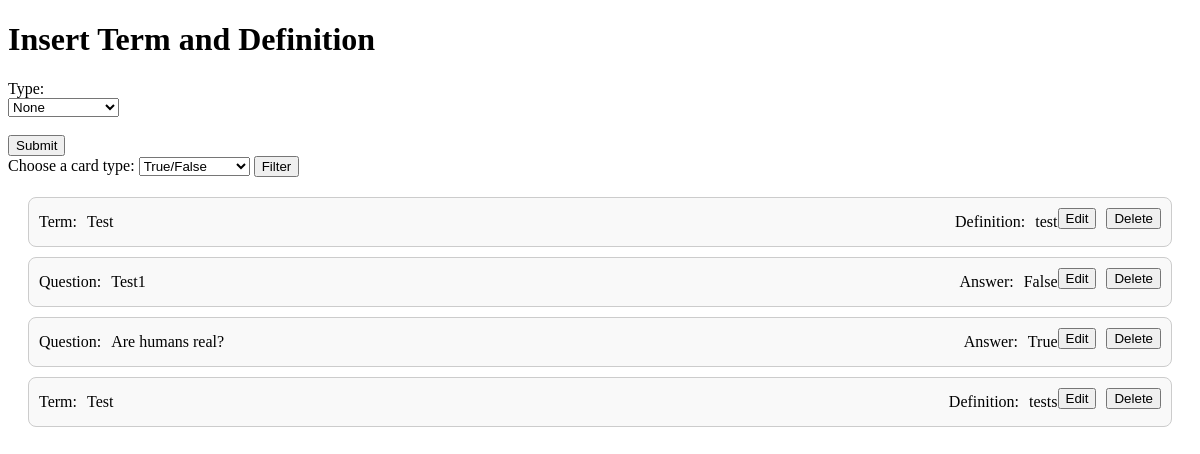
Before: / with the older database file.
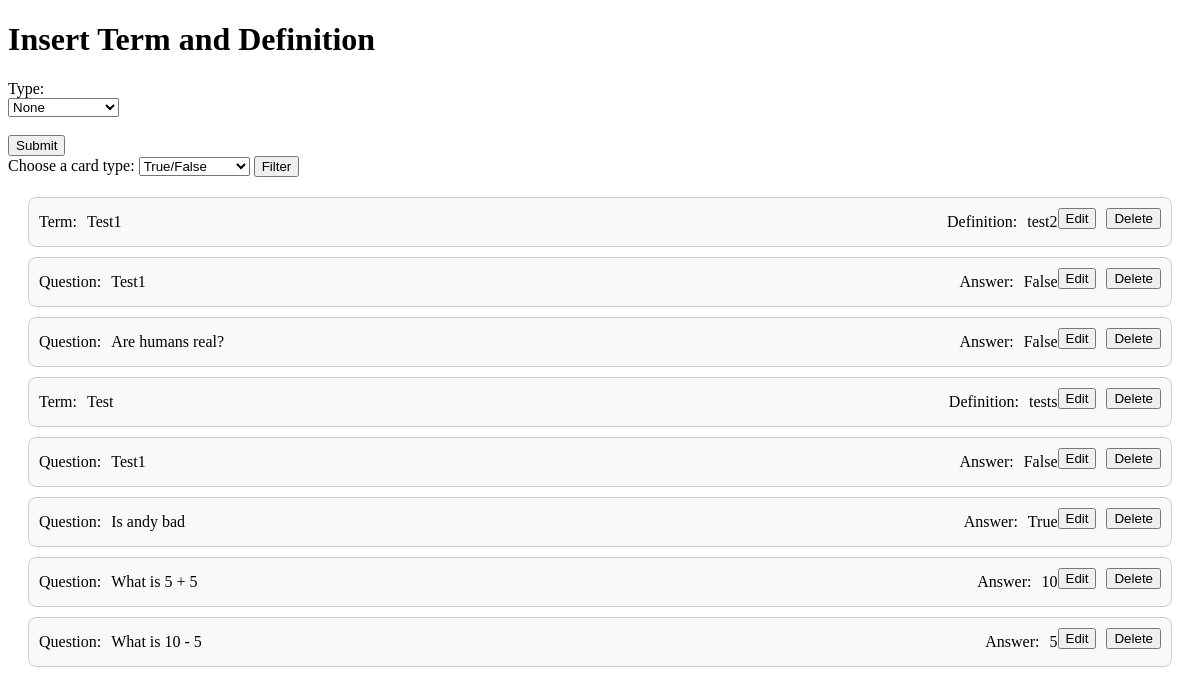
After: the same page with the newer database file.
### tables this page shows
CREATE TABLE Terms (
    id INTEGER PRIMARY KEY AUTOINCREMENT,
    type TEXT NOT NULL,
    question TEXT,
    answer TEXT,
    term TEXT,
    definition TEXT,
    tag TEXT NOT NULL
);

### app.py (the view)
@app.route('/')
def index():
    db = get_db()
    cursor = db.cursor()
    cursor.execute("SELECT id, type, question, answer, term, definition, tag FROM Terms")
    cards = cursor.fetchall()
    return render_template('insert.html', cards=cards)

### app.py (called while the page is built)
def get_db():
    db = getattr(g, '_database', None)
    if db is None:
        db = g._database = sqlite3.connect(DATABASE)
        db.row_factory = sqlite3.Row
    return db

@app.teardown_appcontext
def close_connection(exception):
    db = getattr(g, '_database', None)
    if db is not None:
        db.close()

### templates/insert.html (shortened to what this page needs)
<!DOCTYPE html>
<html lang="en">
<head>
    <link rel="stylesheet" href="{{ url_for('static', filename='css/style.css') }}">
</head>
<body>
    <h1>Insert Term and Definition</h1>
    <form id="insertForm" action="/insert_data" method="post">
        <label for="type">Type:</label><br>
        <select id="type" name="type">
            <option value="None">None</option>
        </select><br><br>
        <input type="submit" value="Submit">
    </form>
    <form action="/type-selected" method="get">
        <label for="filterType">Choose a card type:</label>
        <select id="filterType" name="type">
            <option value="TrueFalse">True/False</option>
        </select>
        <input type="submit" value="Filter">
    </form>
    <div class="cardview">
        {% if cards %}
            {% for card in cards %}
                <div class="card">
                    <div class="card-content">
                        <div class="info">
                            <div class="details">
                                {% if card.type == 'TrueFalse' %}
                                    <p>Question: <span>{{ card.question }}</span></p>
                                    <p>Answer: <span>{{ card.answer }}</span></p>
                                {% elif card.type == 'TermDefinition' %}
                                    <p>Term: <span>{{ card.term }}</span></p>
                                    <p>Definition: <span>{{ card.definition }}</span></p>
                                {% elif card.type == 'Math' %}
                                    <p>Question: <span>{{ card.question }}</span></p>
                                    <p>Answer: <span>{{ card.answer }}</span></p>
                                {% endif %}
                            </div>
                        </div>
                    </div>
                    <div class="card-actions">
                        <button onclick="location.href='/edit_card/{{ card.id }}'">Edit</button>
                        <form action="/delete_card/{{ card.id }}" method="post" style="display: inline;">
                            <button type="submit">Delete</button>
                        </form>
                    </div>
                </div>
            {% endfor %}
        {% else %}
            <p>No cards available.</p>
        {% endif %}
    </div>
</body>
</html>

### static/css/style.css (style rules this page uses)
.cardview { margin: 20px; }
.card { display: flex; justify-content: space-between; align-items: flex-start; padding: 10px; margin-bottom: 10px; border: 1px solid #ccc; border-radius: 8px; background-color: #f9f9f9; }
.card-content { flex-grow: 1; }
.info { display: flex; flex-direction: column; }
.details { display: flex; justify-content: space-between; }
.details p { margin: 5px 0; display: flex; }
.details p span { margin-left: 10px; }
.card-actions { display: flex; align-items: center; gap: 10px; }
.card-actions form { margin: 0; }

Changed rows visible on the page:
changed Terms: term "Test" → "Test1"; definition "test" → "test2"
changed Terms "Are humans real?": answer "True" → "False"
added Terms: question "Test1", answer "False"
added Terms: question "Is andy bad", answer "True"
added Terms: question "What is 5 + 5", answer "10"
added Terms: question "What is 10 - 5", answer "5"
